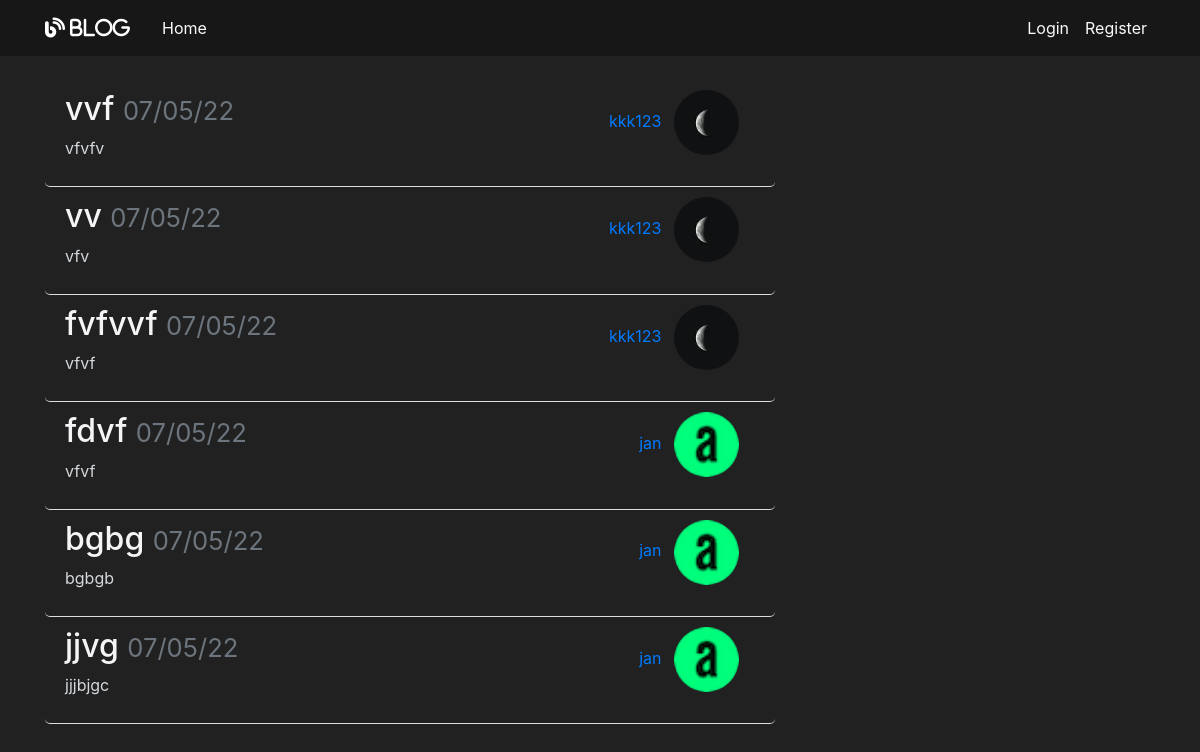
The page /home on the database its author committed.
### flaskblog/models.py (models this page shows, shortened)
class Post(db.Model):
    id = db.Column(db.Integer, primary_key=True)
    title = db.Column(db.String(100), nullable=False)
    date_posted = db.Column(db.DateTime, nullable=False, default=datetime.utcnow)
    content = db.Column(db.Text, nullable=False)
    user_id = db.Column(db.Integer, db.ForeignKey('user.id'), nullable=False)
    likes = db.relationship('PostLike', backref='post', lazy='dynamic')
    is_approved = db.Column(db.Boolean, default=False)
    image_file = db.Column(db.String(20), nullable=False, default='default.jpg')

class User(db.Model, UserMixin):
    id = db.Column(db.Integer, primary_key=True)
    username = db.Column(db.String(20), unique=True, nullable=False)
    role=db.Column(db.Integer,nullable=False,default=3)
    email = db.Column(db.String(120), unique=True, nullable=False)
    image_file = db.Column(db.String(20), nullable=False, default='default.jpg')
    password = db.Column(db.String(60), nullable=False)
    posts = db.relationship('Post', backref='author', lazy=True)
    liked = db.relationship('PostLike',foreign_keys='PostLike.user_id',
    backref='user', lazy='dynamic')

### flaskblog/routes.py (the view)
@app.route("/")
@app.route("/home")
def home():
    posts=Post.query.filter_by(is_approved = True)
    return render_template('home.html', posts=posts)

### flaskblog/templates/home.html
{% extends "layout.html" %}
{% block content %}
    {% for post in posts %}
        <article class="media content-section">
          <div class="media-body">
            <h2><a class="article-title"
              href="{{url_for('post',post_id=post.id)}}">{{ post.title }}
              <small class="text-muted">{{ post.date_posted.strftime('%d/%m/%y') }}</small>
            </a></h2>
            <p class="article-content">{{ post.content }}</p>
          </div>
          <div class="article-metadata">
            <a class="mr-2" href="#">{{ post.author.username }}</a>
            <img class="rounded-circle article-img"
            src=" {{ url_for('static',filename='profile_pics/' + post.author.image_file )}}">
          </div>
        </article>
    {% endfor %}
{% endblock content %}

### flaskblog/templates/layout.html (shortened to what this page needs)
<!DOCTYPE html>
<html>
<head>
    <link rel="stylesheet" href="https://maxcdn.bootstrapcdn.com/bootstrap/4.0.0/css/bootstrap.min.css">
    <link rel="stylesheet" type="text/css" href="{{ url_for('static', filename='main.css') }}">
</head>
<body>
    <header class="site-header">
      <nav class="navbar navbar-expand-md navbar-dark bg-steel fixed-top">
        <div class="container">
          <a class="navbar-brand mr-4" href="/"> <i class="fas fa-blog"> Blog </i></a>
          <div class="collapse navbar-collapse" id="navbarToggle">
            <div class="navbar-nav mr-auto">
              <a class="nav-item nav-link" href="{{ url_for('home') }}">Home</a>
            </div>
            </div>
            <div class="navbar-nav">
              {% if current_user.is_authenticated  and (current_user.role==1) %}
              <a class="nav-item nav-link" href="{{ url_for('approvals') }}">Approved</a>
                <a class="nav-item nav-link" href="{{ url_for('new_post') }}">New Post</a>
                <a class="nav-item nav-link" href="{{ url_for('account') }}">Account</a>
                <a class="nav-item nav-link" href="{{ url_for('logout') }}">Logout</a>
               {% elif current_user.is_authenticated  and ( current_user.role==2) %}
                <a class="nav-item nav-link" href="{{ url_for('new_post') }}">New Post</a>
                <a class="nav-item nav-link" href="{{ url_for('account') }}">Account</a>
                <a class="nav-item nav-link" href="{{ url_for('logout') }}">Logout</a>
                {% elif current_user.is_authenticated  and ( current_user.role==3) %}
                <a class="nav-item nav-link" href="{{ url_for('logout') }}">Logout</a>
              {% else %}
              <a class="nav-item nav-link" href="{{ url_for('login') }}">Login</a>
              <a class="nav-item nav-link" href="{{ url_for('register') }}">Register</a>
              {%endif%}
            </div>
          </div>
      </nav>
    </header>
    <main role="main" class="container">
      <div class="row">
        <div class="col-md-8">
          {% block content %}{% endblock %}
        </div>
     </div>
    </main>
</body>
</html>

### flaskblog/static/main.css (style rules this page uses)
body { background: #fafafa; color: #333333; margin-top: 5rem; }
h1, h2, h3, h4, h5, h6 { color: #444444; }
.bg-steel { background-color: rgba(3, 3, 3, 0.3); }
.site-header .navbar-nav .nav-link { color: #fafafa; }
.content-section { color: #d4d9dd; padding: 10px 20px; border-bottom: 0.1px solid #dddddd; border-radius: 5px; }
.article-title { color: #f5f5f8; }
.article-content { white-space: pre-line; word-break: break-all; }
.article-img { height: 65px; width: 65px; margin-right: 16px; }
.article-metadata { padding-bottom: 1px; margin-bottom: 4px; }

### flaskblog/templates/layout.html (style rules this page uses)
body { background-color: #212121; color: white }

### rows shown on the page
Post: title "vvf", date_posted "07/05/22", content "vfvfv", author.username "kkk123", image_file (placeholder picture)
Post: title "vv", date_posted "07/05/22", content "vfv", author.username "kkk123", image_file (placeholder picture)
Post: title "fvfvvf", date_posted "07/05/22", content "vfvf", author.username "kkk123", image_file (placeholder picture)
Post: title "fdvf", date_posted "07/05/22", content "vfvf", author.username "jan", image_file (picture)
Post: title "bgbg", date_posted "07/05/22", content "bgbgb", author.username "jan", image_file (picture)
Post: title "jjvg", date_posted "07/05/22", content "jjjbjgc", author.username "jan", image_file (picture)
